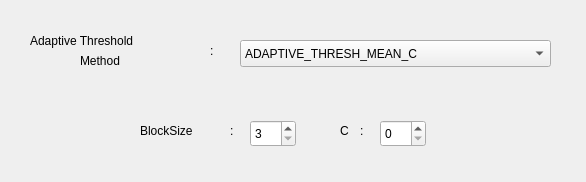
<?xml version="1.0" encoding="UTF-8"?>
<ui version="4.0">
 <class>DialogAdaptiveThs</class>
 <widget class="QDialog" name="DialogAdaptiveThs">
  <property name="geometry">
   <rect>
    <x>0</x>
    <y>0</y>
    <width>586</width>
    <height>182</height>
   </rect>
  </property>
  <property name="windowTitle">
   <string>AdaptiveThs</string>
  </property>
  <widget class="QSpinBox" name="spinBox">
   <property name="enabled">
    <bool>true</bool>
   </property>
   <property name="geometry">
    <rect>
     <x>250</x>
     <y>120</y>
     <width>46</width>
     <height>27</height>
    </rect>
   </property>
   <property name="acceptDrops">
    <bool>false</bool>
   </property>
   <property name="autoFillBackground">
    <bool>false</bool>
   </property>
   <property name="inputMethodHints">
    <set>Qt::ImhDigitsOnly</set>
   </property>
   <property name="wrapping">
    <bool>false</bool>
   </property>
   <property name="frame">
    <bool>true</bool>
   </property>
   <property name="readOnly">
    <bool>false</bool>
   </property>
   <property name="accelerated">
    <bool>false</bool>
   </property>
   <property name="keyboardTracking">
    <bool>true</bool>
   </property>
   <property name="showGroupSeparator" stdset="0">
    <bool>false</bool>
   </property>
   <property name="suffix">
    <string/>
   </property>
   <property name="minimum">
    <number>3</number>
   </property>
   <property name="maximum">
    <number>55</number>
   </property>
   <property name="singleStep">
    <number>2</number>
   </property>
   <property name="displayIntegerBase">
    <number>10</number>
   </property>
  </widget>
  <widget class="QLabel" name="label">
   <property name="geometry">
    <rect>
     <x>30</x>
     <y>30</y>
     <width>181</width>
     <height>21</height>
    </rect>
   </property>
   <property name="text">
    <string>Adaptive Threshold</string>
   </property>
  </widget>
  <widget class="QLabel" name="label_2">
   <property name="geometry">
    <rect>
     <x>80</x>
     <y>50</y>
     <width>71</width>
     <height>21</height>
    </rect>
   </property>
   <property name="text">
    <string>Method</string>
   </property>
  </widget>
  <widget class="QLabel" name="label_3">
   <property name="geometry">
    <rect>
     <x>210</x>
     <y>40</y>
     <width>21</width>
     <height>21</height>
    </rect>
   </property>
   <property name="text">
    <string>:</string>
   </property>
  </widget>
  <widget class="QComboBox" name="comboBox">
   <property name="geometry">
    <rect>
     <x>240</x>
     <y>40</y>
     <width>311</width>
     <height>27</height>
    </rect>
   </property>
   <item>
    <property name="text">
     <string>ADAPTIVE_THRESH_MEAN_C</string>
    </property>
   </item>
   <item>
    <property name="text">
     <string>ADAPTIVE_THRESH_GAUSSIAN_C</string>
    </property>
   </item>
  </widget>
  <widget class="QLabel" name="label_4">
   <property name="geometry">
    <rect>
     <x>140</x>
     <y>120</y>
     <width>81</width>
     <height>21</height>
    </rect>
   </property>
   <property name="text">
    <string>BlockSize</string>
   </property>
  </widget>
  <widget class="QLabel" name="label_5">
   <property name="geometry">
    <rect>
     <x>230</x>
     <y>120</y>
     <width>21</width>
     <height>21</height>
    </rect>
   </property>
   <property name="text">
    <string>:</string>
   </property>
  </widget>
  <widget class="QLabel" name="label_6">
   <property name="geometry">
    <rect>
     <x>340</x>
     <y>120</y>
     <width>21</width>
     <height>21</height>
    </rect>
   </property>
   <property name="text">
    <string>C</string>
   </property>
  </widget>
  <widget class="QLabel" name="label_7">
   <property name="geometry">
    <rect>
     <x>360</x>
     <y>120</y>
     <width>21</width>
     <height>21</height>
    </rect>
   </property>
   <property name="text">
    <string>:</string>
   </property>
  </widget>
  <widget class="QSpinBox" name="spinBox_2">
   <property name="geometry">
    <rect>
     <x>380</x>
     <y>120</y>
     <width>46</width>
     <height>27</height>
    </rect>
   </property>
   <property name="maximum">
    <number>5</number>
   </property>
  </widget>
 </widget>
 <resources/>
 <connections/>
</ui>
